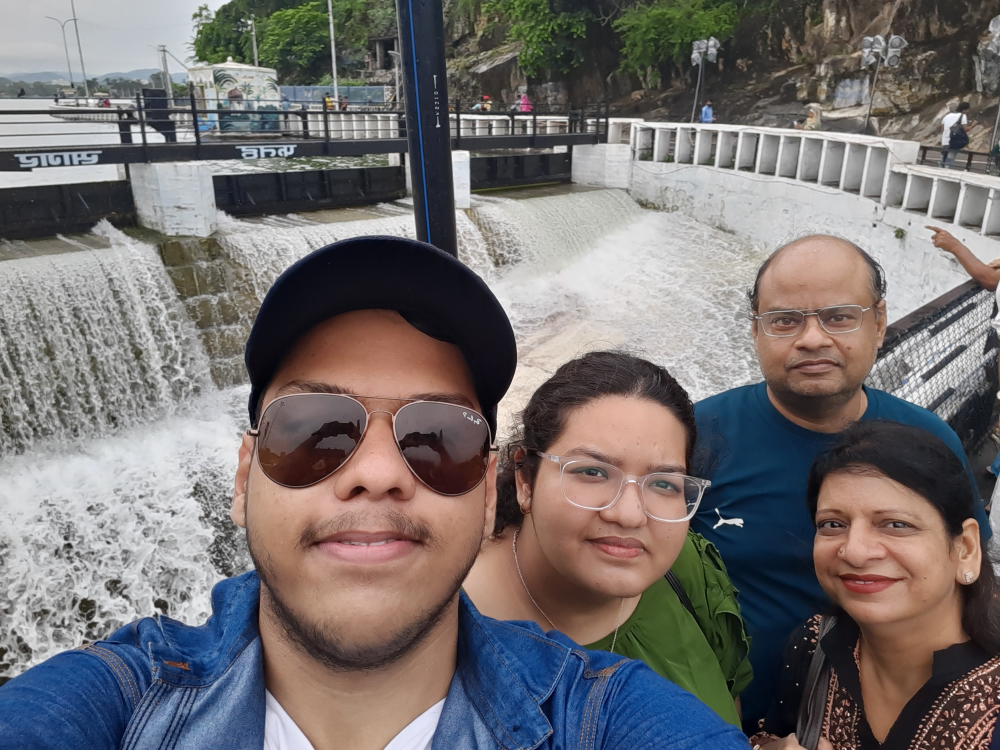
#> input picture OpenCv001/resources/faces3.jpg, 4000 x 3000 px, given in place of the camera (shown at 1/4 size)
$ python main.py
#> lines starting #> are read from the running program, lines starting #| are printed output that depends on the picture; after the words box and inside, x2 and y2 are one past the last pixel; in counts of white or black regions, pixels touching at a corner belong together
import cv2 as cv
import numpy as np
import cvzone

capture=cv.VideoCapture(0)
capture.set(cv.CAP_PROP_BRIGHTNESS,0.5)

#testColours
lowerOrange=np.array([7,66,255])
upperOrange=np.array([22,97,255])
upper_PurplePen=np.array([124,169,126])
lower_PurplePen=np.array([118,132,77])
cap_lower=np.array([105,46,16])
cap_upper=np.array([130,179,40])
upper_face=np.array([15,133,211])
lower_face=np.array([4,36,64])
lower_blueDiary=np.array([104,92,53])
upper_blueDiary=np.array([114,141,104])
minRed=np.array([0,152,226])
maxBlue=np.array([101,255,255])
minBlue=np.array([95,191,254])
maxRed=np.array([179,245,255])
BGRorange=(100,165,255)
BGRskinColor=(90,100,140)
BGRDiary=(102,74,56)
BGR_BLACK=(0,0,0)
maxh=0
maxs=0
maxv=0
minh=255
mins=255
minv=255


def detect_color(mask,colorCode,ColorName,mode):
    contour,heir= cv.findContours(mask,cv.RETR_EXTERNAL,cv.CHAIN_APPROX_NONE)
    if len(contour)!=0:
        for i in contour:
            area=cv.contourArea(i)
            peri=cv.arcLength(i,True)
            if (area >3000) and peri>10:
                x,y,w,h=cv.boundingRect(i)
                # aprox=cv.approxPolyDP(i,0.07*peri,True)
                if mode=="rect":

                    cv.rectangle(frame,(x,y),(x+w,y+h),(0,255,0),2)
                    cv.circle(frame,(x,y),5,(255,255,255),cv.FILLED)
                    cv.circle(frame,(x+w,y),5,(255,255,255),cv.FILLED)
                    cv.circle(frame,(x,y+h),5,(255,255,255),cv.FILLED)
                    cv.circle(frame,(x+w,y+h),5,(255,255,255),cv.FILLED)
                    cvzone.putTextRect(frame,f'{ColorName}',(x+w//4,y-30),2,2,(255,255,255),colorCode)

                if mode=="point":
                    cvzone.putTextRect(frame,f'{ColorName}',(x+w//2,y-30+h//2),2,2,(255,255,255),colorCode)
                    cv.circle(frame,(x+w//2,y+h//2),8,colorCode,cv.FILLED)


while True:


    Success, frame= capture.read()
#> frame is the input picture: shape (3000, 4000, 3); mean B, G, R 111.9, 111.8, 116.9
    frame=cv.flip(frame,1)
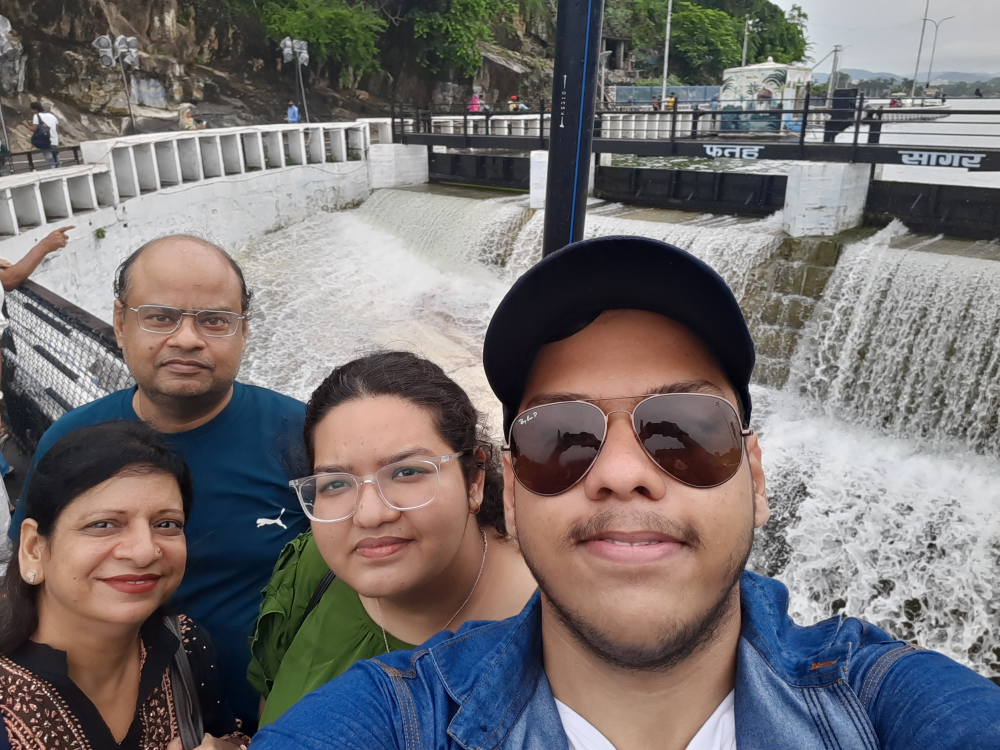
#> frame: shape (3000, 4000, 3) (shown at 1/4 size); mean B, G, R 111.9, 111.8, 116.9
    cx,cy=int(frame.shape[1]//2),int(frame.shape[0]//2)
#> cx = 2000; cy = 1500
    blur=cv.GaussianBlur(frame,(3,3),5)
    hsvimg=cv.cvtColor(frame,cv.COLOR_BGR2HSV)
#> hsvimg: shape (3000, 4000, 3); mean H, S, V 59, 64.8, 128.2
    # cv.circle(frame,(cx,cy),5,(255,0,0),3)
    pixcel_center=frame[cy,cx]
#> pixcel_center = [20, 11, 14]
    # print(pixcel_center)
    bgr= pixcel_center.reshape(1,1,3)
#> bgr = [[20, 11, 14]]
    hsvpixcel=cv.cvtColor(bgr,cv.COLOR_BGR2HSV)
#> hsvpixcel = [[130, 115, 20]]

    # [14 lines of commented-out code are left out]
    if cv.waitKey(1) & 0xFF == ord('q'):
#> (key q is pressed here)
        maxh=0
        maxs=0
        maxv=0
        minh=255
        mins=255
        minv=255


    # [4 lines of commented-out code are left out]
    mask5=cv.inRange(hsvimg,lower_blueDiary,upper_blueDiary)
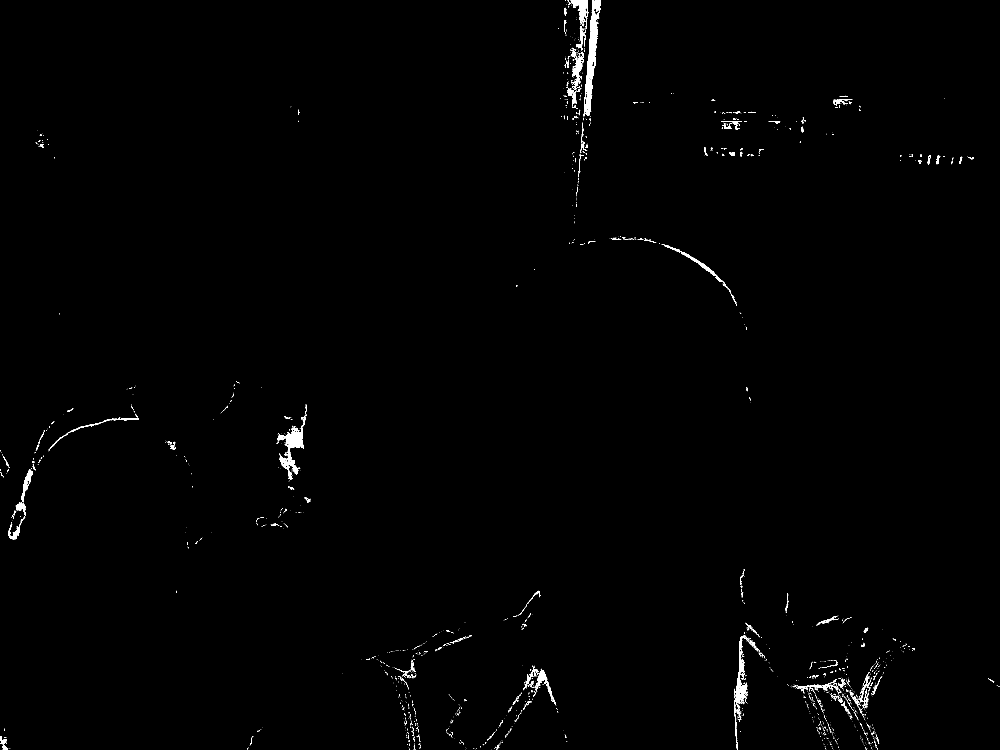
#> mask5: shape (3000, 4000) (shown at 1/4 size); 0.55% white; 2106 white regions (1840 under 20 px)
    # cv.imshow("hsv",cv.resize(hsvimg,(400,300)))
    cv.imshow("mask",cv.resize(mask5,(400,300)))
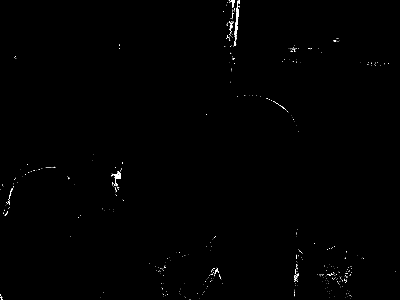
#> window 'mask': shape (300, 400); min 0, max 255, mean 1.4
    # # cv.imshow("mask2",mask2)

    # detect_color(mask1,BGRskinColor,"skin",mode="rect")
    # detect_color(mask2,BGRorange,"orange",mode="rect")
    detect_color(mask5,BGRDiary,"Diary",mode="point")
#> in detect_color, `contour,heir= cv.findContours(mask,cv.RETR_EXTERNAL,cv.CHAIN_APPROX_NO..`: contour = 2102 contours, 1955 with area under 20; largest, box (x1, y1, x2, y2) and area: (2333, 0, 2404, 465) 11444, (1108, 1662, 1223, 1918) 7057, (2937, 2544, 2991, 2972) 4240, (2282, 0, 2353, 117) 2740, (63, 1876, 132, 2062) 2454
#> the loop in detect_color, `for i in contour:` made 2102 passes
#> (area, peri, x, y, w, h) on passes 1233, 1524, 2099: (4240, 1663.5, 2937, 2544, 54, 428), (7057, 1581.8, 1108, 1662, 115, 256), (11443.5, 1461.8, 2333, 0, 71, 465)
#> (area, peri) on pass 52: (28.5, 81.84)

    cv.imshow("Img",frame)

    if cv.waitKey(1) & 0XFF==27:
#> (key q is pressed here)
        break

# print(frame[cy,cx])
# cv.waitKey(0)
capture.release()
cv.destroyAllWindows()

$ run again, on OpenCv001/resources/faces4.jpg
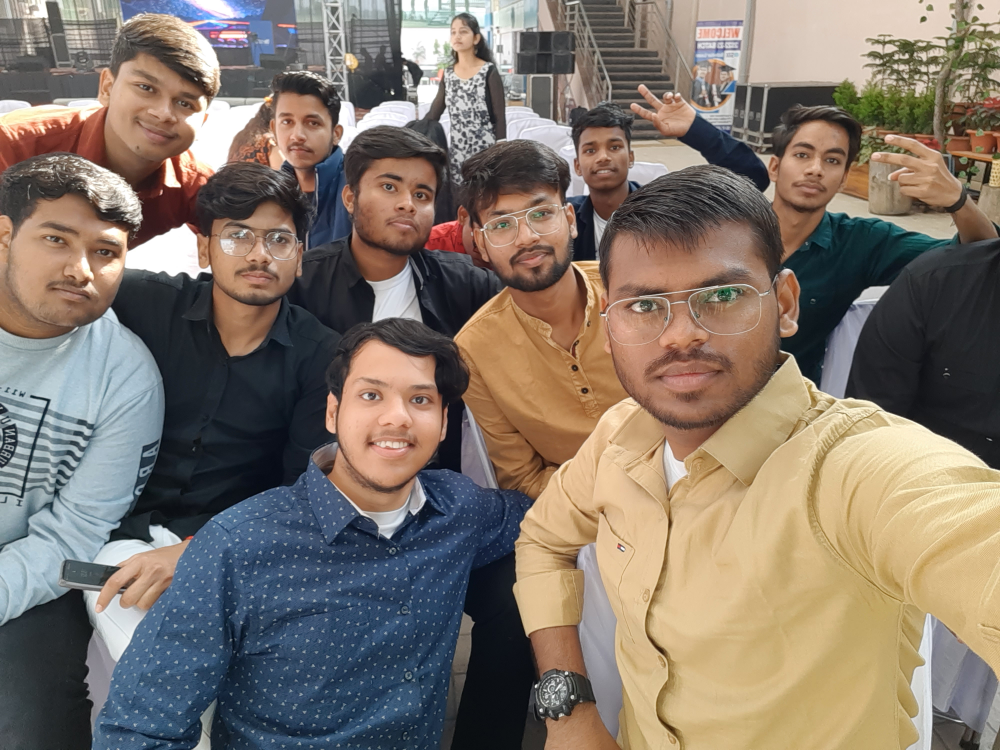
#> input picture OpenCv001/resources/faces4.jpg, 4000 x 3000 px, given in place of the camera (shown at 1/4 size)
#> frame is the input picture: shape (3000, 4000, 3); mean B, G, R 106.4, 117.4, 129.2
#> `frame=cv.flip(frame,1)`:
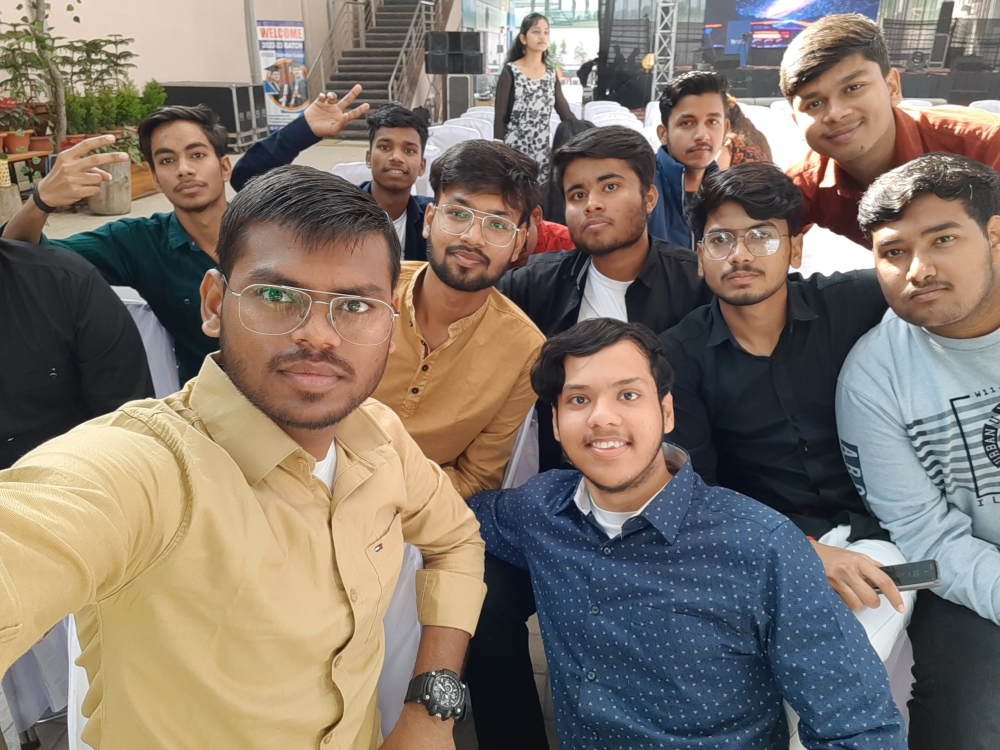
#> frame: shape (3000, 4000, 3) (shown at 1/4 size); mean B, G, R 106.4, 117.4, 129.2
#> hsvimg: shape (3000, 4000, 3); mean H, S, V 54.5, 80.5, 139.1
#> pixcel_center = [93, 142, 192]
#> bgr = [[93, 142, 192]]
#> hsvpixcel = [[15, 131, 192]]
#> mask5: shape (3000, 4000); 2.8% white; 6994 white regions (5980 under 20 px)
#> `cv.imshow("mask",cv.resize(mask5,(400,300)))`:
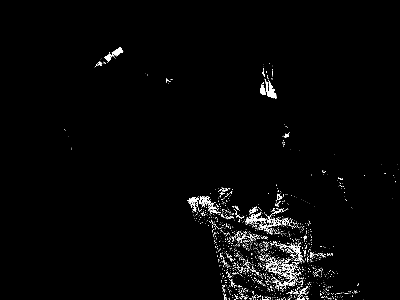
#> window 'mask': shape (300, 400); min 0, max 255, mean 7.4
#> contour = 6844 contours, 6234 with area under 20; largest, box (x1, y1, x2, y2) and area: (2610, 2523, 3040, 2917) 68032, (2430, 2065, 2980, 2359) 49657, (2600, 2391, 3041, 2628) 27792, (1870, 1952, 2200, 2189) 26823, (2621, 653, 2766, 993) 13318
#> the loop in detect_color, `for i in contour:` made 6844 passes
#> (area, peri, x, y, w, h) on passes 1116, 3420: (11818.5, 2076.6, 2848, 2852, 237, 148), (68031.5, 8940.8, 2610, 2523, 430, 394)
